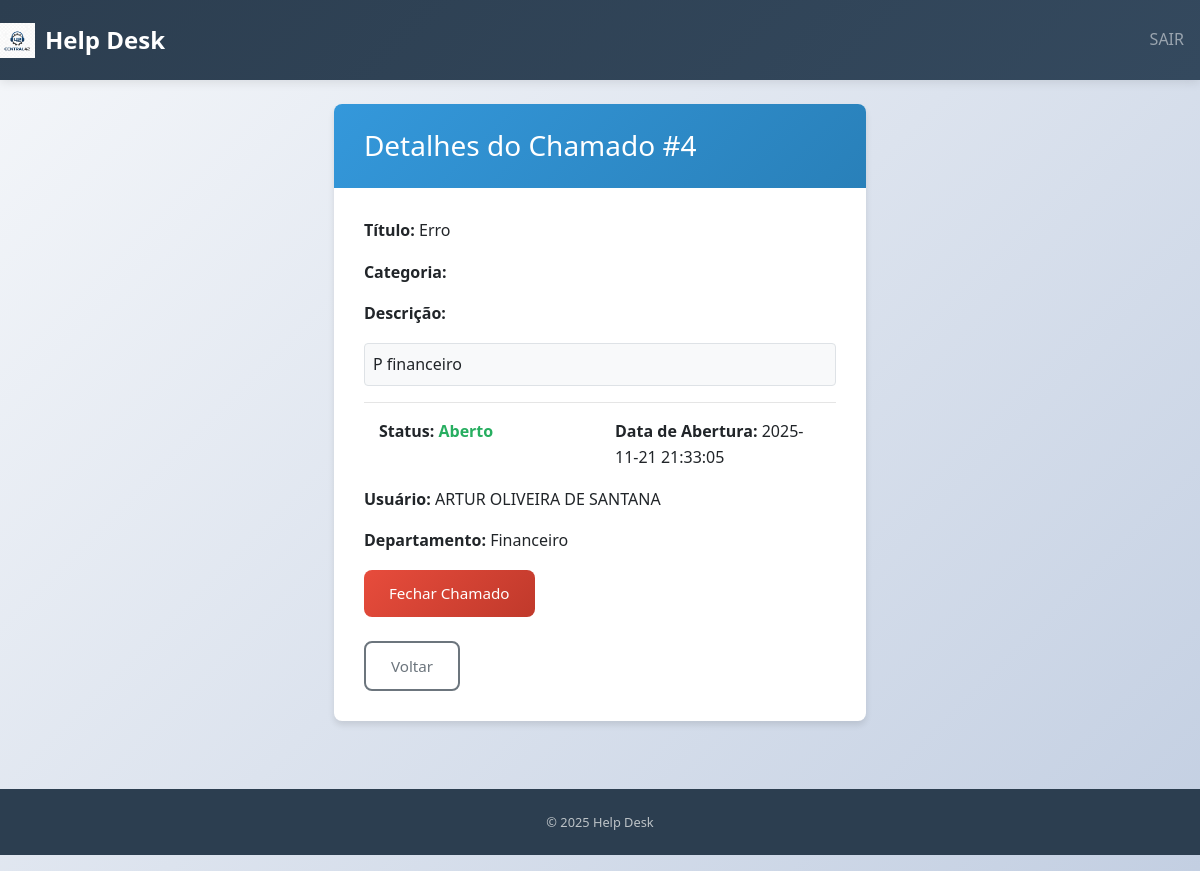
The app's page /ver_chamado.php?id=4 (signed in) with its own data.
### tables this page shows
CREATE TABLE `chamados` (
  `id_chamado` int(11) NOT NULL,
  `titulo` varchar(150) NOT NULL,
  `descricao` text NOT NULL,
  `status` varchar(50) DEFAULT 'Aberto',
  `data_abertura` datetime DEFAULT current_timestamp(),
  `id_usuario` int(11) NOT NULL,
  `id_departamento` int(11) NOT NULL,
  `departamento_destino` int(11) NOT NULL,
  `data_fechamento` datetime DEFAULT NULL
);

CREATE TABLE `usuarios` (
  `id_usuario` int(11) NOT NULL,
  `nome` varchar(100) NOT NULL,
  `email` varchar(100) NOT NULL,
  `senha` varchar(255) NOT NULL,
  `id_tipo_usuario` int(11) NOT NULL,
  `id_departamento` int(11) DEFAULT NULL
);

CREATE TABLE `departamentos` (
  `id_departamento` int(11) NOT NULL,
  `nome` varchar(100) NOT NULL
);

### classes/Chamado.php (called while the page is built, shortened)
<?php
class Chamado
{
    public function visualizarChamado($con, $id_chamado)
    {
        try {
            $stmt = $con->prepare("SELECT
                    c.*,
                    u.nome AS nome_usuario,
                    u.email,
                    d.nome AS nome_departamento
                FROM chamados c
                INNER JOIN usuarios u ON u.id_usuario = c.id_usuario
                INNER JOIN departamentos d ON d.id_departamento = c.departamento_destino
                WHERE c.id_chamado = :id");
            $stmt->bindParam(":id", $id_chamado);
            $stmt->execute();
            return $stmt->fetch(PDO::FETCH_ASSOC);
        } catch (PDOException $erroAoMostrarChamados) {
            echo "Erro ao mostrar os chamados: " . $erroAoMostrarChamados->getMessage();
            return false;
        }
    }
}

### ver_chamado.php (the view, shortened to what this page needs)
<?php
include "cabecalho_logado.php";
include "con.php";
include "classes/Chamado.php";
$id_chamado = $_GET['id'];
$chamados = new Chamado();
$chamado = $chamados->visualizarChamado($con, $id_chamado);
?>
<main class="container py-4">
    <div class="card shadow">
        <div class="card-header bg-info text-white">
            <h3 class="mb-0">Detalhes do Chamado #<?php echo $id_chamado; ?></h3>
        </div>
        <div class="card-body">
            <p><strong>Título:</strong> <?php echo $chamado['titulo']; ?></p>
            <p><strong>Categoria:</strong> <?php echo $chamado['id_categoria']; ?></p>
            <p><strong>Descrição:</strong></p>
            <p class="border rounded p-2 bg-light"><?php echo $chamado['descricao']; ?></p>
            <hr>
            <div class="row">
                <div class="col-md-6">
                    <p><strong>Status:</strong>
                        <?php if ($chamado['status'] == 'Aberto') { ?>
                            <span class="text-success"><?php echo $chamado['status']; ?></span>
                        <?php } else { ?>
                            <span class="text-danger"><?php echo $chamado['status']; ?></span>
                        <?php } ?>
                    </p>
                </div>
                <div class="col-md-6 text-md-end">
                    <p><strong>Data de Abertura:</strong> <?php echo $chamado['data_abertura']; ?></p>
                </div>
            </div>
            <p><strong>Usuário:</strong> <?php echo $chamado['nome_usuario']; ?></p>
            <p><strong>Departamento:</strong> <?php echo $chamado['nome_departamento']; ?></p>
            <?php if (($_SESSION['id_tipo_usuario'] == 2 || $_SESSION['id_tipo_usuario'] == 3) && $chamado['status'] == 'Aberto') { ?>
                <form action="fechar_chamado.php" method="get" class="mt-3">
                    <button type="submit" class="btn btn-danger">Fechar Chamado</button>
                </form>
            <?php } ?>
            <div class="mt-4">
                <a href="consultar_chamado.php" class="btn btn-outline-secondary">Voltar</a>
            </div>
        </div>
    </div>
</main>
<?php include "rodape.php"; ?>

### style.css (style rules this page uses)
:root { --primary-color: #2c3e50; --secondary-color: #3498db; --success-color: #27ae60; --warning-color: #f39c12; --danger-color: #e74c3c; --info-color: #17a2b8; --light-color: #ecf0f1; --dark-color: #34495e; --text-color: #2c3e50; --border-radius: 8px; --box-shadow: 0 4px 6px rgba(0, 0, 0, 0.1); --transition: all 0.3s ease; }
* { margin: 0; padding: 0; box-sizing: border-box; }
body { background: linear-gradient(135deg, #f5f7fa 0%, #c3cfe2 100%); min-height: 100vh; font-family: 'Segoe UI', Tahoma, Geneva, Verdana, sans-serif; line-height: 1.6; }
.container { min-height: calc(100vh - 120px); display: flex; align-items: center; justify-content: center; padding: 20px 0; }
.row { width: 100%; justify-content: center; margin: 0; }
.card { border: none; border-radius: var(--border-radius); box-shadow: var(--box-shadow); transition: var(--transition); background: white; margin-bottom: 20px; }
.card-header { background: linear-gradient(135deg, var(--secondary-color), #2980b9); color: white; border-radius: var(--border-radius) var(--border-radius) 0 0 !important; padding: 25px 30px; border-bottom: none; }
.card-body { padding: 30px; }
.btn { border-radius: var(--border-radius); padding: 12px 25px; font-weight: 500; transition: var(--transition); border: none; text-decoration: none; display: inline-block; text-align: center; cursor: pointer; font-size: 0.95rem; }
.btn-danger { background: linear-gradient(135deg, var(--danger-color), #c0392b); color: white; }
.btn-outline-secondary { border: 2px solid #6c757d; color: #6c757d; background: transparent; }
.text-success { color: var(--success-color) !important; font-weight: 600; }

### records on screen
chamados: titulo "Erro", descricao "P financeiro", status "Aberto", data_abertura "2025-11-21 21:33:05", id_usuario.nome "ARTUR OLIVEIRA DE SANTANA", departamento_destino.nome "Financeiro"

### other values on screen
$id_chamado "4"
